Frame 1 (no input): blank canvas, image omitted
Frame 60 (no input): blank canvas, image omitted
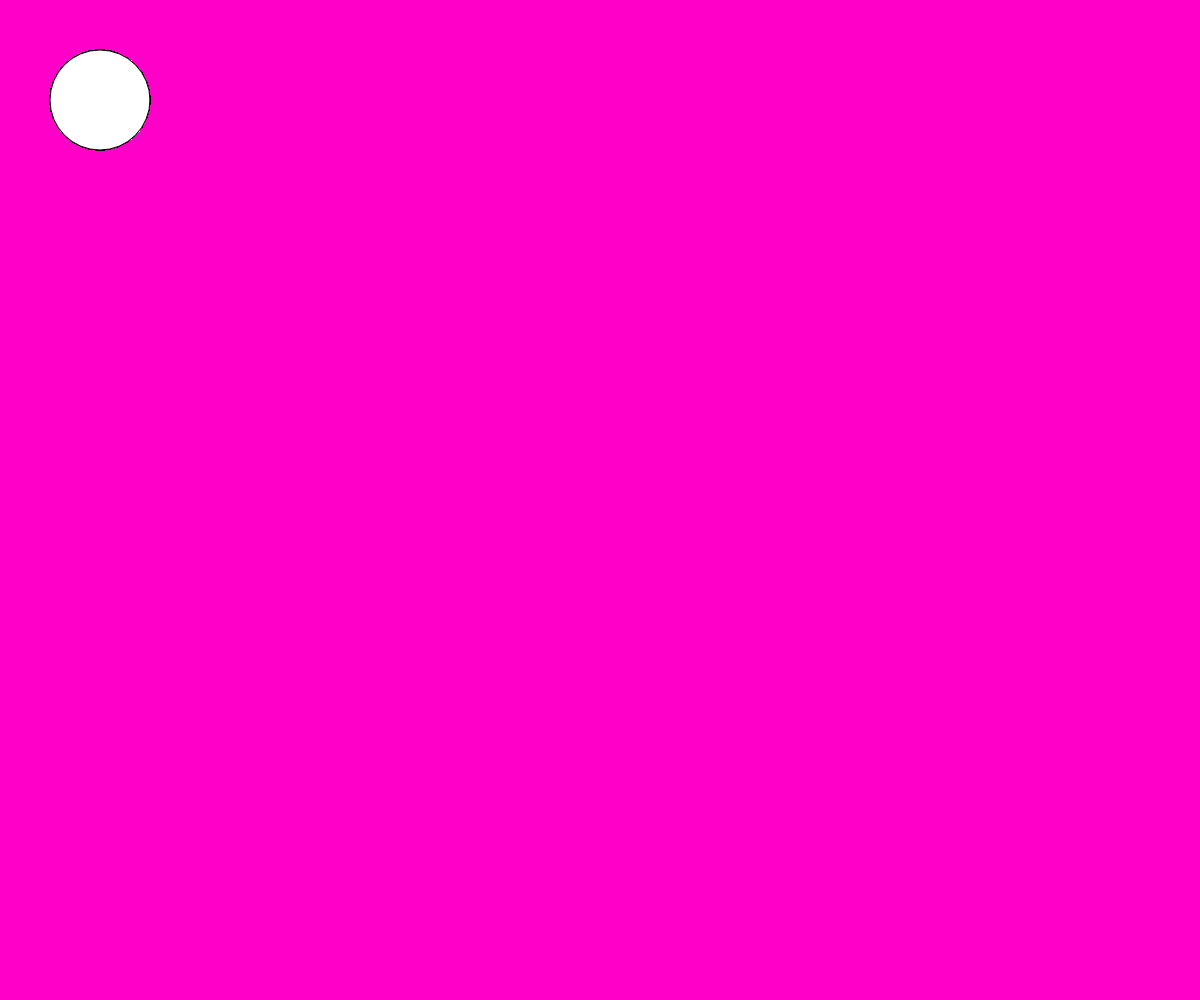
Frame 120 (the mouse pressed at the canvas centre since frame 60)

The p5.js sketch whose frames 1 and 60 were blank and that drew this single picture after the mouse press (run headless with seeded random() and noise() and a simulated clock; from frame 60 on, the mouse is pressed at the canvas centre):

// p5.js sketch
// ── sketch.js
function setup() {
  createCanvas(windowWidth, windowHeight);
  background(255, 0, 200);
}
function draw() {
  //let r = random(0,255)
  if (mouseIsPressed) {
    circle(100,100,100);
  }
  else{
   }
}
